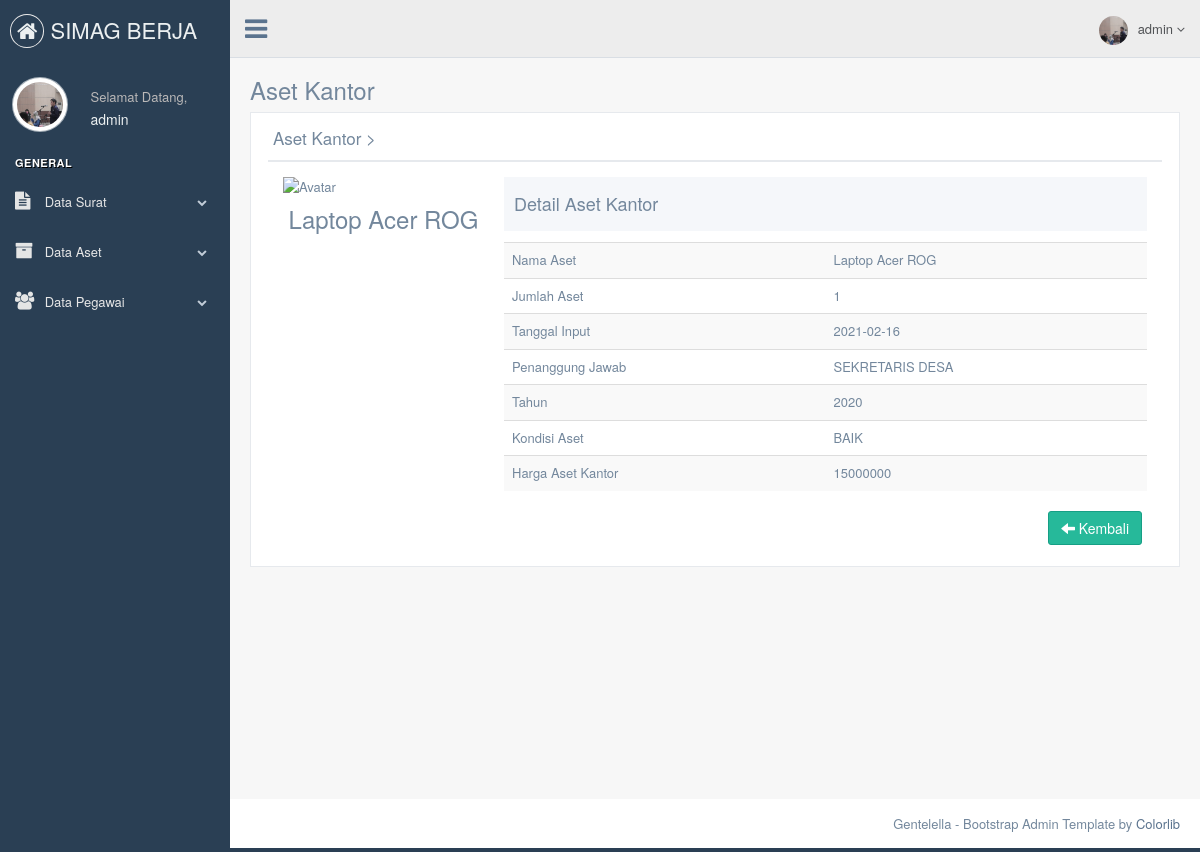
Page /admin/detail-asetkantor.php?id_asetkantor=12 (signed in) on the committed database.
### tables this page shows
CREATE TABLE `tb_asetkantor` (
  `id_asetkantor` int(11) NOT NULL,
  `nama_asetkantor` varchar(120) NOT NULL,
  `jumlah_asetkantor` varchar(15) NOT NULL,
  `tanggal_asetkantor` date NOT NULL,
  `tahun_asetkantor` year(4) NOT NULL,
  `kondisi_asetkantor` varchar(15) NOT NULL,
  `harga_asetkantor` varchar(15) NOT NULL,
  `gambar` varchar(225) NOT NULL,
  `nama_bagian` varchar(70) NOT NULL
);

### admin/detail-asetkantor.php (the view, shortened to what this page needs)
<!DOCTYPE html>
<html lang="en">
  <head>
    <link href="../assets/vendors/bootstrap/dist/css/bootstrap.min.css" rel="stylesheet">
    <link href="../assets/vendors/font-awesome/css/font-awesome.min.css" rel="stylesheet">
    <link href="../assets/vendors/nprogress/nprogress.css" rel="stylesheet">
    <link href="../assets/vendors/iCheck/skins/flat/green.css" rel="stylesheet">
    <link href="../assets/vendors/google-code-prettify/bin/prettify.min.css" rel="stylesheet">
    <link href="../assets/vendors/select2/dist/css/select2.min.css" rel="stylesheet">
    <link href="../assets/vendors/switchery/dist/switchery.min.css" rel="stylesheet">
    <link href="../assets/vendors/bootstrap-daterangepicker/daterangepicker.css" rel="stylesheet">
    <link href="../assets/vendors/bootstrap-datetimepicker/build/css/bootstrap-datetimepicker.css" rel="stylesheet">
    <link href="../assets/vendors/starrr/dist/starrr.css" rel="stylesheet">
    <link href="../assets/vendors/bootstrap-daterangepicker/daterangepicker.css" rel="stylesheet">
    <link href="../assets/build/css/custom.min.css" rel="stylesheet">
  </head>
  <body class="nav-md">
    <div class="container body">
      <div class="main_container">
        <?php
        include("sidebarmenu.php");
        ?>
        <?php
        include("header.php");
        ?>
        <div class="right_col" role="main">
          <div class="">
            <div class="page-title">
              <div class="title_left">
                <h3>Aset Kantor</h3>
              </div>
            </div>
            <div class="clearfix"></div>
            <div class="row">
              <div class="col-md-12 col-sm-12 col-xs-12">
                <div class="x_panel">
                  <div class="x_title">
                    <h2>Aset Kantor ><small>Detail Aset Kantor</small></h2>
                    <div class="clearfix"></div>
                  </div>
                  <?php include '../koneksi/koneksi.php';
                     $id			= mysqli_real_escape_string($db,$_GET['id_asetkantor']);
                     $sql  		= "SELECT * FROM tb_asetkantor where id_asetkantor='".$id."'";
                     $query  	= mysqli_query($db, $sql);
                     $data 		= mysqli_fetch_array($query);?>
                  <div class="x_content">
                    <div class="col-md-3 col-sm-3 col-xs-12 profile_left">
                      <div class="profile_img">
                        <div id="crop-avatar">
                          <img class="img-responsive avatar-view" src="../bagian/images/<?php echo $data['gambar'];?>" alt="Avatar">
                        </div>
                      </div>
                      <h3 align="center"><?php echo $data['nama_asetkantor']?></h3>
                      <br />
                    </div>
                    <div class="col-md-9 col-sm-9 col-xs-12">
                      <div class="profile_title">
                        <div class="col-md-6">
                          <h2>Detail Aset Kantor </h2>
                        </div>
                      </div>
                      <div class="x_content">
                    </div>
                    <table class="table table-striped">
                      <tbody>
                        <tr>
                          <td width="50%">Nama Aset</td>
                          <td><?php echo $data['nama_asetkantor']?></td>
                        </tr>
                        <tr>
                          <td>Jumlah Aset</td>
                          <td><?php echo $data['jumlah_asetkantor']?></td>
                        </tr>
                        <tr>
                          <td>Tanggal Input</td>
                          <td><?php echo $data['tanggal_asetkantor']?></td>
                        </tr>
                        <tr>
                        <td>Penanggung Jawab</td>
                          <td><?php echo $data['nama_bagian']?></td>
                        </tr>
                        <tr>
                          <td>Tahun</td>
                          <td><?php echo $data['tahun_asetkantor']?></td>
                        </tr>
                        <tr>
                          <td>Kondisi Aset</td>
                          <td><?php echo $data['kondisi_asetkantor']?></td>
                        </tr>
                        <tr>
                          <td>Harga Aset Kantor</td>
                          <td><?php echo $data['harga_asetkantor']?></td>
                        </tr>
                      </tbody>
                    </table>
                    <div class="text-right">
                   <a href="dataasetkantor.php" class="btn btn-success"><span class="glyphicon glyphicon-arrow-left"></span> Kembali</a></div>
                  </div>
                    </div>
                  </div>
                </div>
              </div>
            </div>
          </div>
        </div>
        <footer>
          <div class="pull-right">
            Gentelella - Bootstrap Admin Template by <a href="https://colorlib.com">Colorlib</a>
          </div>
          <div class="clearfix"></div>
        </footer>
      </div>
  </body>
</html>

### admin/sidebarmenu.php (shortened to what this page needs)
<?php
	 include '../koneksi/koneksi.php';
			$sql  		= "SELECT * FROM tb_admin where id_admin='".$_SESSION['id']."'";
			$query  	= mysqli_query($db, $sql);
			$data 		= mysqli_fetch_array($query);
?>
        <div class="col-md-3 left_col">
          <div class="left_col scroll-view">
            <div class="navbar nav_title" style="border: 0; background-colour : #20c997;">
              <a href="index.php" class="site_title"><i class="fa fa-home"></i> <span> SIMAG BERJA</span></a>
            </div>
            <div class="profile clearfix">
              <div class="profile_pic">
                <img src="images/<?php echo $data['gambar']; ?>" height="55" width="55" alt="" class="img-circle profile_img">
              </div>
              <div class="profile_info">
                <span>Selamat Datang,</span>
                <h2><?php echo $_SESSION['nama'];?></h2>
              </div>
            </div>
            <br />
            <div id="sidebar-menu" class="main_menu_side hidden-print main_menu">
              <div class="menu_section">
                <h3>General</h3>
                <ul class="nav side-menu">
                  <li><a><i class="fa fa-file-text"></i> Data Surat <span class="fa fa-chevron-down"></span></a>
                  </li>
                  <li><a><i class="fa fa-archive"></i> Data Aset <span class="fa fa-chevron-down"></span></a>
                  </li>
                  <li><a><i class="fa fa-users"></i> Data Pegawai <span class="fa fa-chevron-down"></span></a>
                  </li>
                </ul>
              </div>
            </div>
          </div>
        </div>

### admin/header.php (shortened to what this page needs)
<?php
include '../koneksi/koneksi.php';
$sql  		= "SELECT * FROM tb_admin where id_admin='".$_SESSION['id']."'";
$query  	= mysqli_query($db, $sql);
$data 		= mysqli_fetch_array($query);
?>
        <div class="top_nav">
          <div class="nav_menu" style="background-colour : dogeblue;">
            <nav>
              <div class="nav toggle">
                <a id="menu_toggle"><i class="fa fa-bars"></i></a>
              </div>
              <ul class="nav navbar-nav navbar-right">
                <li class="">
                  <a href="javascript:;" class="user-profile dropdown-toggle" data-toggle="dropdown" aria-expanded="false">
                    <img src="images/<?php echo $data['gambar']; ?>" alt=""><?php echo $_SESSION['nama'];?>
                    <span class=" fa fa-angle-down"></span>
                  </a>
                </li>
              </ul>
            </nav>
          </div>
        </div>

### rows in the picture
tb_asetkantor: nama_asetkantor "Laptop Acer ROG", jumlah_asetkantor "1", tanggal_asetkantor "2021-02-16", nama_bagian "SEKRETARIS DESA", tahun_asetkantor "2020", kondisi_asetkantor "BAIK", harga_asetkantor "15000000"

### other values in the picture
$_SESSION['nama'] "admin"
